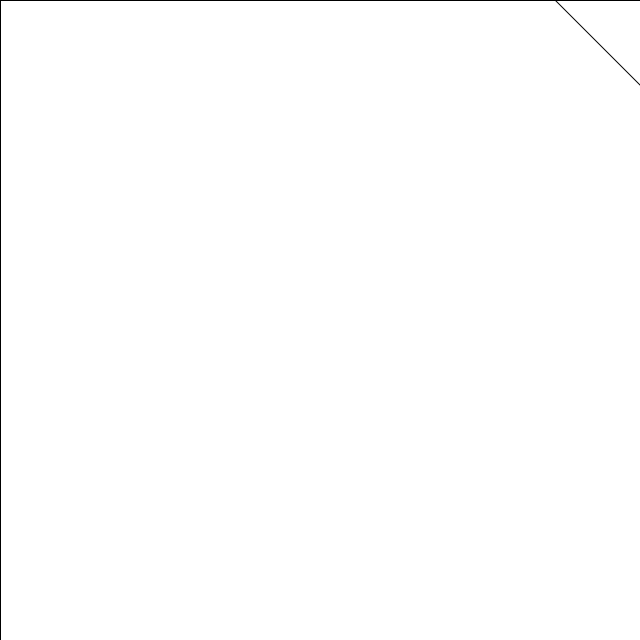
Frame 1 (no input)
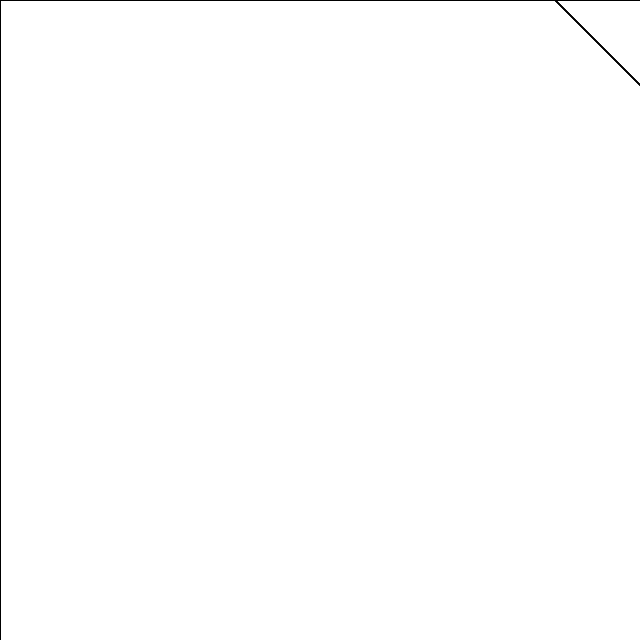
Frame 60 (the mouse pressed at the canvas centre just before this capture)
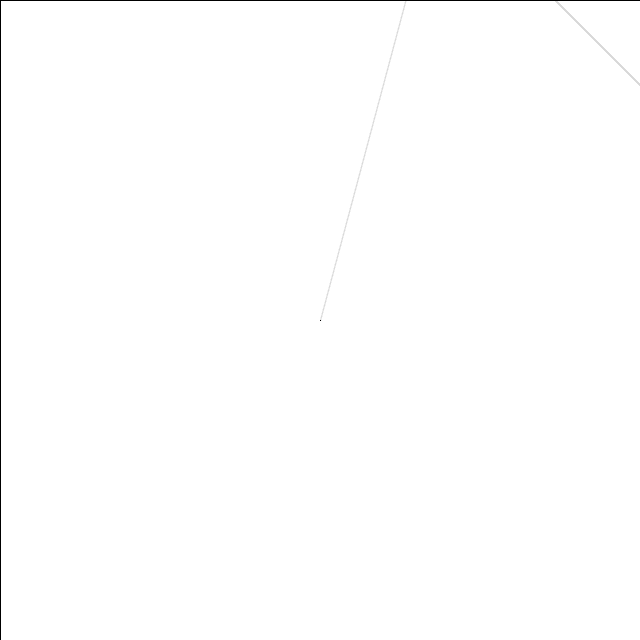
Frame 120 (the mouse held since frame 60 and released just before this capture)

The Processing sketch that drew these frames (run headless with seeded random() and noise(); from frame 60 on, the mouse is pressed at the canvas centre):

// Processing sketch: symmetry
// ── symmetry.pde
float xPrevious = -1, yPrevious = -1;

void setup() {
  size(640, 640);
  background(255);
}

void draw() {
  fill(255,8);
  rect(0,0, width, height);

  int symmetry = 6;
  float xMid = width * 0.5;
  float yMid = height * 0.5;
  for (int i = 0; i < symmetry; ++i) {
    float angle = i * 2 * PI / symmetry;
    float cosA = cos(angle);
    float sinA = sin(angle);
    float x = xMid + (mouseX - xMid) * cosA + (mouseY - yMid) * sinA;
    float y = yMid - (mouseX - xMid) * sinA + (mouseY - yMid) * cosA;
    if (xPrevious > 0) {
      line(x, y, xPrevious, yPrevious);
    }
    xPrevious = x;
    yPrevious = y;
  }
}
